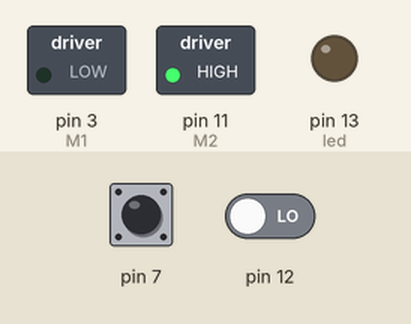
Recording of a sketch running on a simulated Arduino Uno, built with avr-gcc and run on an emulated ATmega328P. On the bench: switched loads named in the sketch (green lamp = pin HIGH), output pins drawn as LEDs (lit = HIGH). Inputs (shaded band) come from the test bench; at power-on: pin 7 HIGH, pin 12 LOW. What the sketch prints to the serial monitor is not drawn.

Above: at 0.1 s.
Timing chart, 0 to 1.6 s (numbered marks = the images above):
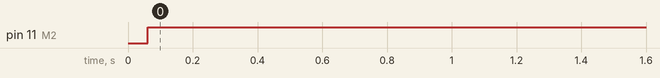

The sketch:

empty_project.ino
```cpp
#include <PinChangeInterrupt.h>
#include <PinChangeInterruptBoards.h>
#include <PinChangeInterruptPins.h>
#include <PinChangeInterruptSettings.h>
#include <TimerOne.h>                          // Timer one interrupts

int sensorValue = 0;

int sensorValue1 = 0;
int i;
int sayac;
float a,pos;
//double kp = 2.01, ki = 0.011, kd = 0.0011; // CGO TETA 1
//double kp = 2.03, ki = 0.012, kd = 0.013;    // pso TETA 1
//double kp = 2.00, ki = 0.012, kd = 0.01092;  // Yaka TETA 1
double kp = 2.0, ki = 0.001, kd = 0.001;      // CGO TETA 2
//double kp = 2.02, ki = 0.011, kd = 0.0002;  // pso TETA 2
//double kp = 1.99, ki = 0.011, kd = 0.00092;  // YAKA TETA 2
String sdeger="";
double input, output, setpoint;
double iTerm = 0, lastInput = 0, dInput = 0, error = 0;
double outMin = -255, outMax = 255;
double sampleTime = 10;                        // in ms
volatile long encoderPos = 0;

#define encodPinA1      2                      // Quadrature encoder A pin
#define encodPinB1      8                       // Quadrature encoder B pin
#define M1              3                       // PWM outputs to L298N H bridge motor driver module
#define M2              11
#define led             13
 int art=0;
void setup(void)
{
  pinMode(7,INPUT);
  pinMode(12,INPUT);
  pinMode(encodPinA1, INPUT);                  // quadrature encoder input A
  pinMode(encodPinB1, INPUT);                  // quadrature encoder input B
  pinMode(led, OUTPUT);
  attachPCINT(digitalPinToPCINT(encodPinA1), encoder, FALLING); // update encoder position
  TCCR2B = TCCR2B & 0b11111000 | 1;                   // set 31Kh PWM to prevent motor whine (timer 2)
  Timer1.initialize(sampleTime * 1000);               // setup timer 1
  Timer1.attachInterrupt(Compute);
  Serial.begin(115200);                               // for debugging
}

void Compute()
{


      a=map(art,0,360,0,1023);


  setpoint = (a/1.5) * 10;                      // set position
  input = encoderPos;                                 // data from encoder
  error = setpoint - input;
  iTerm += ki * error * sampleTime;
  if (iTerm > outMax) iTerm = outMax;                 // prevent iTerm windup
  else if (iTerm < outMin) iTerm = outMin;
  dInput = (input - lastInput) / sampleTime;
  output = kp * error + iTerm - kd * dInput;          // compute PID Output
  if (output > outMax) output = outMax;               // limit output
  else if (output < outMin) output = outMin;
  lastInput = input;
  pwmOut(output);

}

void pwmOut(int out) {                                // to H-Bridge board

  if (out > 0) {
    analogWrite(M1, out);                             // drive motor CW
    analogWrite(M2, 0);
  }
  else {
    analogWrite(M1, 0);
    analogWrite(M2, abs(out));                        // drive motor CCW
  }

     // Serial.println("Encoder Pos");
   // Serial.println(pos);


    //Serial.println("\t");
   // Serial.println("PWM");
     // Serial.println(out);
}

void encoder()  {                                     // pulse and direction, direct port reading to save cycles
  if (PINB & 0b00000001)    encoderPos++;             // if(digitalRead(encodPinB1)==HIGH)   count ++;
  else                      encoderPos--;             // if (digitalRead(encodPinB1)==LOW)   count --;
}

void loop(void)
{
  if (!digitalRead(7)) {
      delay(50); /* bekleyelim */
           art +=30;
      while(!digitalRead(7)){ /* buton_saymaona basili olduğu surece bekle */
      }
      delay(10); /* dalgalanmalar için biraz bekleyelim */

      }

  else if(!digitalRead(12))
  {
      delay(50); /* bekleyelim */
           art -=30;
      while(!digitalRead(7)){ /* buton_saymaona basili olduğu surece bekle */
      }
      delay(10); /* dalgalanmalar için biraz bekleyelim */

  }


  //digitalWrite(led, !digitalRead(led));               // blink led or do something else
delay(200);
   pos=map(encoderPos,0,6820,0,360);
sdeger+='*';

sdeger+= pos/100;

sdeger+='*';

sdeger+=sensorValue1/100;

sdeger+='*';

Serial.println(sdeger );

sdeger=" ";
}
```

Measured:
- by itself, pin 11 (M2): LOW → HIGH at 0.06 s
